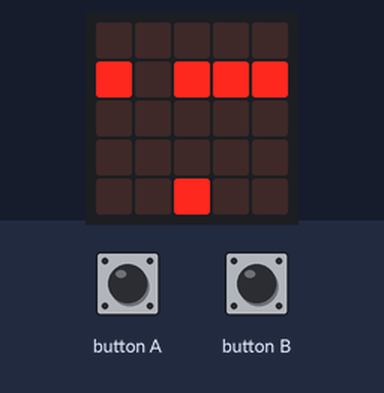
Bench run of a program on a simulated Calliope mini (MakeCode). On the bench: the board's 5×5 LED display. The inputs (shaded band) are chosen by the test bench. Random numbers come from a fixed seed.

Above: at 0.81 s.
1.3 s: button A pressed for 0.15 s
At 1.98 s:
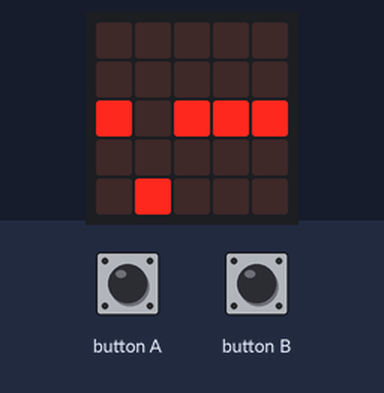
2.0 s: button B pressed for 0.15 s
At 2.59 s:
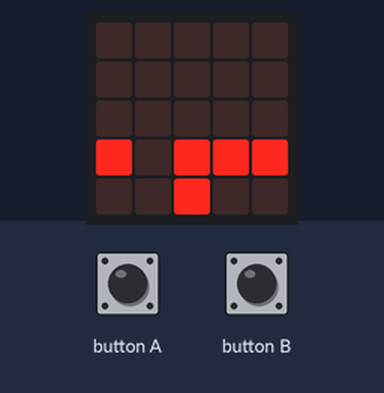
2.7 s: button A pressed for 0.15 s
At 3.17 s:
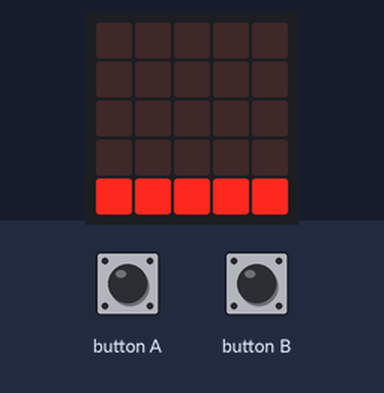
3.4 s: button B pressed for 0.15 s
At 3.76 s:
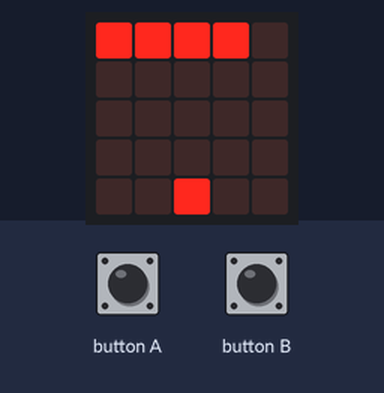
4.1 s: button A pressed for 0.15 s
At 4.37 s:
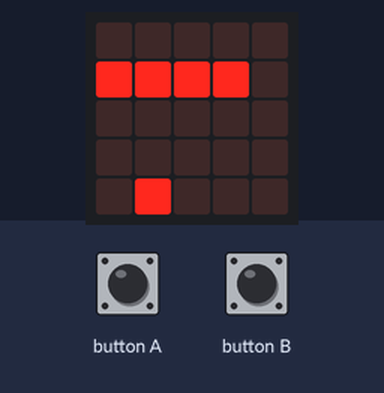
4.8 s: button B pressed for 0.15 s
At 6.19 s:
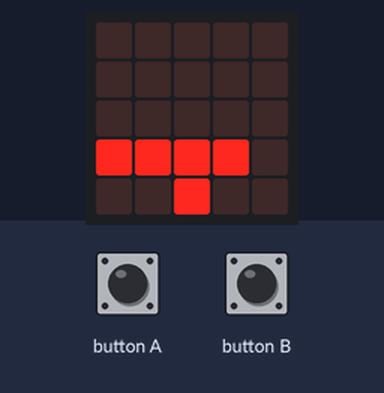
Timing chart, 0 to 7.8 s (numbered marks = the images above; inputs shaded):
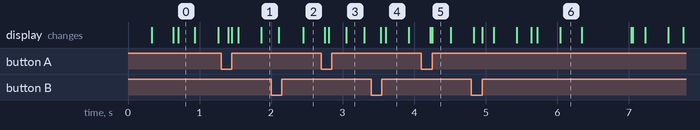

The program:

main.ts
```typescript
input.onButtonEvent(Button.A, input.buttonEventClick(), function () {
    spieler.change(LedSpriteProperty.X, -1)
})
input.onButtonEvent(Button.B, input.buttonEventClick(), function () {
    spieler.change(LedSpriteProperty.X, 1)
})
let luecke = 0
let hindernisse: game.LedSprite[] = []
let spieler: game.LedSprite = null
spieler = game.createSprite(2, 4)
spieler.set(LedSpriteProperty.Blink, 300)
basic.forever(function () {
    hindernisse = []
    luecke = randint(0, 4)
    for (let Index = 0; Index <= 4; Index++) {
        if (Index != luecke) {
            hindernisse.push(game.createSprite(Index, 0))
        }
    }
    for (let index = 0; index < 5; index++) {
        basic.pause(700)
        for (let hindernis of hindernisse) {
            hindernis.change(LedSpriteProperty.Y, 1)
        }
    }
    for (let hindernis of hindernisse) {
        hindernis.delete()
    }
})
```

test.ts
```typescript
// Hier kann man Tests durchführen; diese Datei wird nicht kompiliert, wenn dieses Paket als Erweiterung verwendet wird.
```
